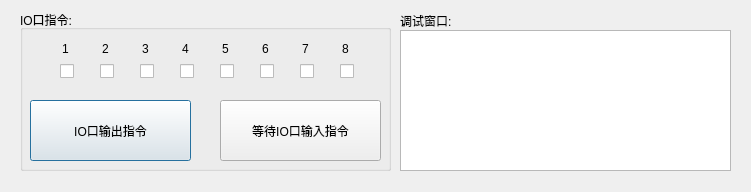
<?xml version="1.0" encoding="UTF-8"?>
<ui version="4.0">
 <class>keyioDlg</class>
 <widget class="QDialog" name="keyioDlg">
  <property name="geometry">
   <rect>
    <x>0</x>
    <y>0</y>
    <width>751</width>
    <height>192</height>
   </rect>
  </property>
  <property name="windowTitle">
   <string>Dialog</string>
  </property>
  <widget class="QGroupBox" name="groupBox_9">
   <property name="geometry">
    <rect>
     <x>20</x>
     <y>10</y>
     <width>371</width>
     <height>161</height>
    </rect>
   </property>
   <property name="title">
    <string>IO口指令:</string>
   </property>
   <widget class="QPushButton" name="IOoutputBtn">
    <property name="geometry">
     <rect>
      <x>10</x>
      <y>90</y>
      <width>161</width>
      <height>61</height>
     </rect>
    </property>
    <property name="text">
     <string>IO口输出指令</string>
    </property>
   </widget>
   <widget class="QPushButton" name="IOinputBtn">
    <property name="geometry">
     <rect>
      <x>200</x>
      <y>90</y>
      <width>161</width>
      <height>61</height>
     </rect>
    </property>
    <property name="text">
     <string>等待IO口输入指令</string>
    </property>
   </widget>
   <widget class="QLabel" name="label_23">
    <property name="geometry">
     <rect>
      <x>42</x>
      <y>30</y>
      <width>16</width>
      <height>17</height>
     </rect>
    </property>
    <property name="text">
     <string>1</string>
    </property>
   </widget>
   <widget class="QLabel" name="label_24">
    <property name="geometry">
     <rect>
      <x>82</x>
      <y>30</y>
      <width>16</width>
      <height>17</height>
     </rect>
    </property>
    <property name="text">
     <string>2</string>
    </property>
   </widget>
   <widget class="QLabel" name="label_25">
    <property name="geometry">
     <rect>
      <x>122</x>
      <y>30</y>
      <width>16</width>
      <height>17</height>
     </rect>
    </property>
    <property name="text">
     <string>3</string>
    </property>
   </widget>
   <widget class="QLabel" name="label_26">
    <property name="geometry">
     <rect>
      <x>162</x>
      <y>30</y>
      <width>16</width>
      <height>17</height>
     </rect>
    </property>
    <property name="text">
     <string>4</string>
    </property>
   </widget>
   <widget class="QLabel" name="label_27">
    <property name="geometry">
     <rect>
      <x>202</x>
      <y>30</y>
      <width>16</width>
      <height>17</height>
     </rect>
    </property>
    <property name="text">
     <string>5</string>
    </property>
   </widget>
   <widget class="QLabel" name="label_28">
    <property name="geometry">
     <rect>
      <x>242</x>
      <y>30</y>
      <width>16</width>
      <height>17</height>
     </rect>
    </property>
    <property name="text">
     <string>6</string>
    </property>
   </widget>
   <widget class="QLabel" name="label_29">
    <property name="geometry">
     <rect>
      <x>282</x>
      <y>30</y>
      <width>16</width>
      <height>17</height>
     </rect>
    </property>
    <property name="text">
     <string>7</string>
    </property>
   </widget>
   <widget class="QLabel" name="label_30">
    <property name="geometry">
     <rect>
      <x>322</x>
      <y>30</y>
      <width>16</width>
      <height>17</height>
     </rect>
    </property>
    <property name="text">
     <string>8</string>
    </property>
   </widget>
   <widget class="QCheckBox" name="checkIO_1">
    <property name="geometry">
     <rect>
      <x>40</x>
      <y>50</y>
      <width>16</width>
      <height>23</height>
     </rect>
    </property>
    <property name="text">
     <string/>
    </property>
   </widget>
   <widget class="QCheckBox" name="checkIO_2">
    <property name="geometry">
     <rect>
      <x>80</x>
      <y>50</y>
      <width>16</width>
      <height>23</height>
     </rect>
    </property>
    <property name="text">
     <string/>
    </property>
   </widget>
   <widget class="QCheckBox" name="checkIO_3">
    <property name="geometry">
     <rect>
      <x>120</x>
      <y>50</y>
      <width>16</width>
      <height>23</height>
     </rect>
    </property>
    <property name="text">
     <string/>
    </property>
   </widget>
   <widget class="QCheckBox" name="checkIO_4">
    <property name="geometry">
     <rect>
      <x>160</x>
      <y>50</y>
      <width>16</width>
      <height>23</height>
     </rect>
    </property>
    <property name="text">
     <string/>
    </property>
   </widget>
   <widget class="QCheckBox" name="checkIO_5">
    <property name="geometry">
     <rect>
      <x>200</x>
      <y>50</y>
      <width>16</width>
      <height>23</height>
     </rect>
    </property>
    <property name="text">
     <string/>
    </property>
   </widget>
   <widget class="QCheckBox" name="checkIO_6">
    <property name="geometry">
     <rect>
      <x>240</x>
      <y>50</y>
      <width>16</width>
      <height>23</height>
     </rect>
    </property>
    <property name="text">
     <string/>
    </property>
   </widget>
   <widget class="QCheckBox" name="checkIO_7">
    <property name="geometry">
     <rect>
      <x>280</x>
      <y>50</y>
      <width>16</width>
      <height>23</height>
     </rect>
    </property>
    <property name="text">
     <string/>
    </property>
   </widget>
   <widget class="QCheckBox" name="checkIO_8">
    <property name="geometry">
     <rect>
      <x>320</x>
      <y>50</y>
      <width>16</width>
      <height>23</height>
     </rect>
    </property>
    <property name="text">
     <string/>
    </property>
   </widget>
  </widget>
  <widget class="QLabel" name="label">
   <property name="geometry">
    <rect>
     <x>400</x>
     <y>12</y>
     <width>67</width>
     <height>17</height>
    </rect>
   </property>
   <property name="text">
    <string>调试窗口:</string>
   </property>
  </widget>
  <widget class="QTextBrowser" name="record">
   <property name="geometry">
    <rect>
     <x>400</x>
     <y>30</y>
     <width>331</width>
     <height>141</height>
    </rect>
   </property>
  </widget>
 </widget>
 <resources/>
 <connections/>
</ui>
